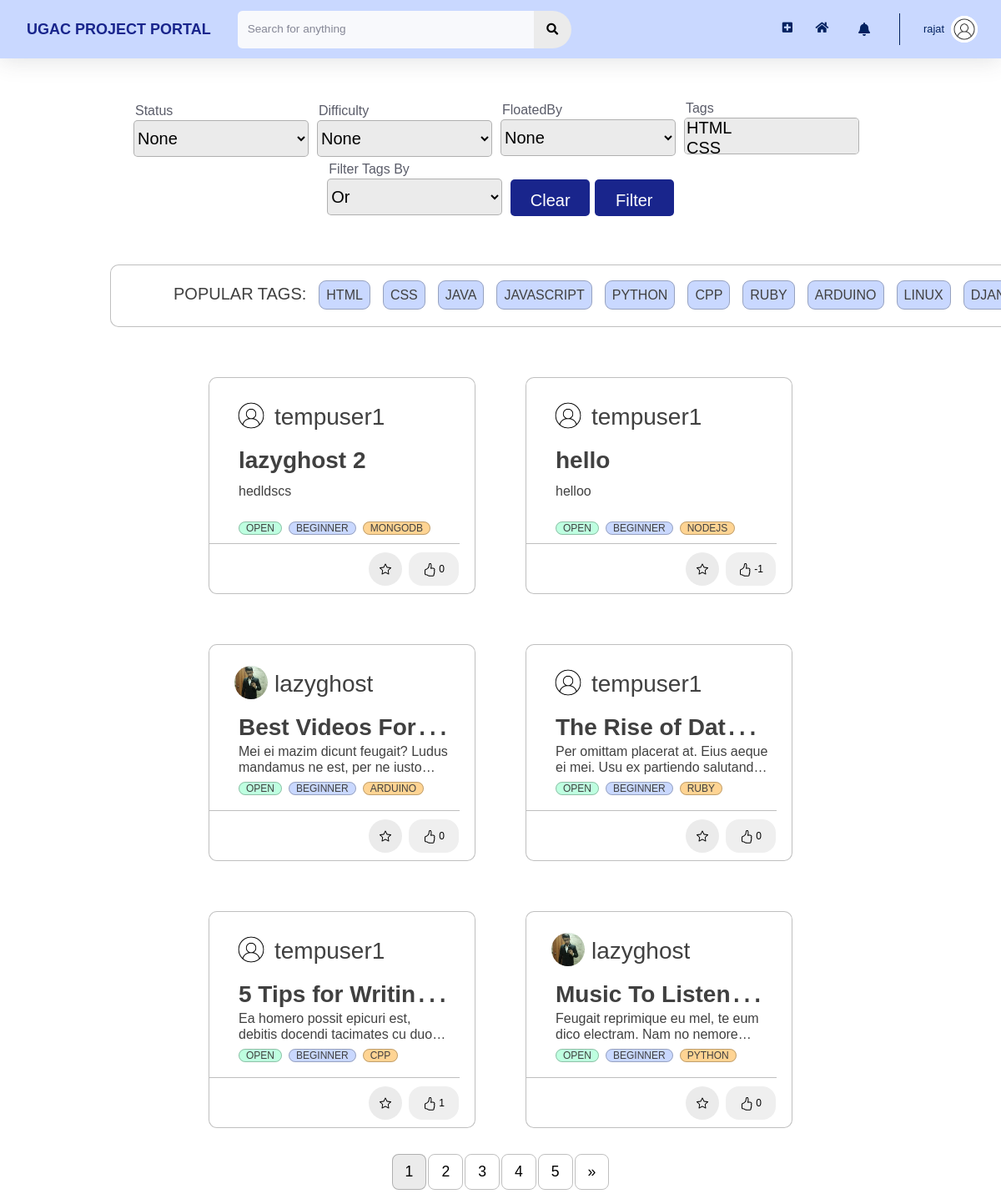
The app's page / (signed in), older data.
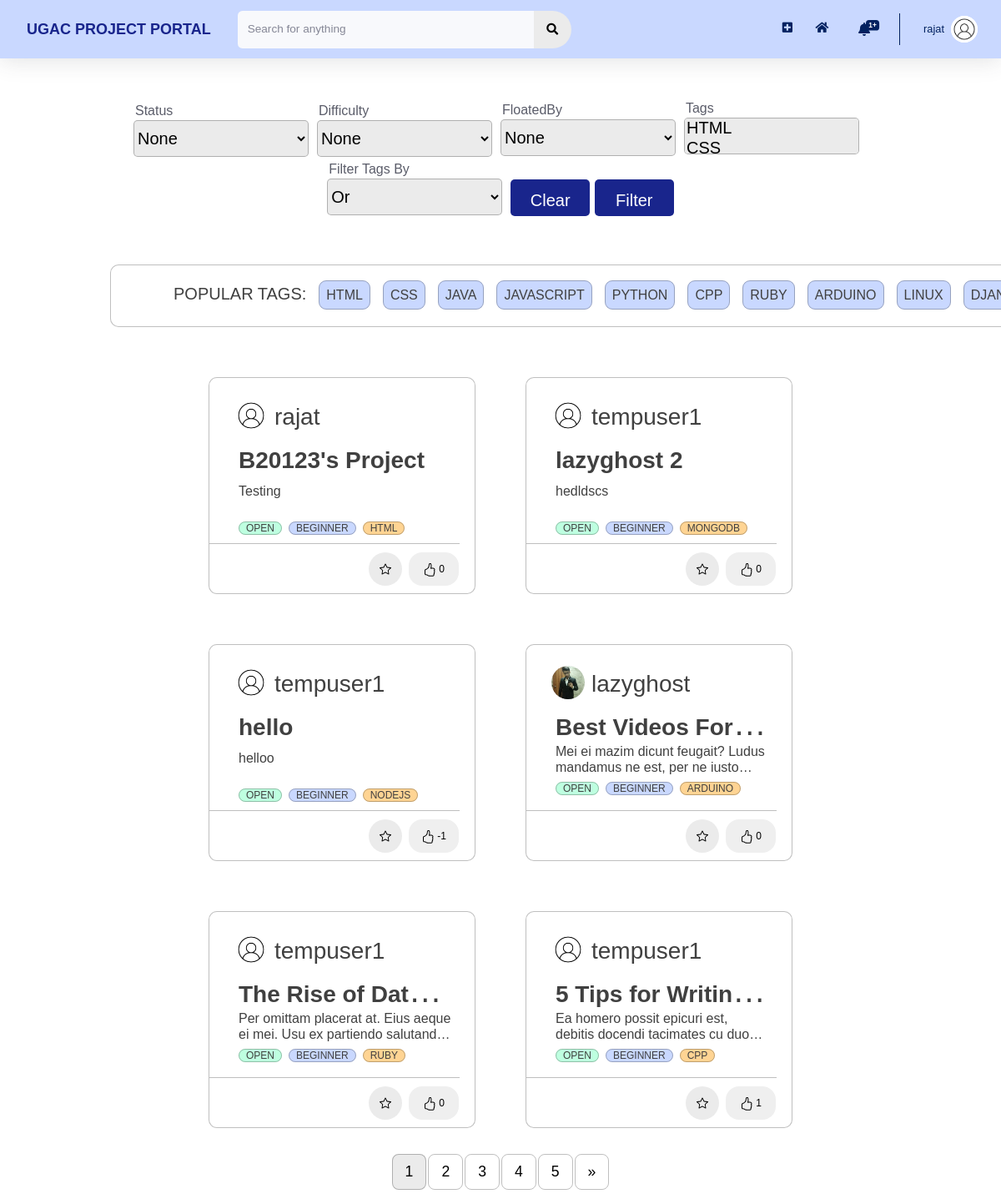
The same page, newer data.
### users/models.py (models this page shows, shortened)
class Profile(models.Model):
    user = models.OneToOneField(User, on_delete=models.CASCADE)
    image = models.ImageField(default = 'default.jpg', upload_to='profile_pics', blank=True)
    rollno = models.CharField(max_length=10)
    year = models.CharField(max_length=30, choices = YEAR_CHOICES)
    branch = models.CharField(max_length=30, choices = BRANCH_CHOICES)
    techskills = models.ManyToManyField(Tag, related_name='techskills')
    starred_projects = models.ManyToManyField(Project, related_name='starred_projects', blank = True)
    liked_projects = models.ManyToManyField(Project, related_name='liked_projects', blank = True)
    cv = models.FileField(upload_to='resumes',validators=[FileExtensionValidator(allowed_extensions=['pdf'])])
    linked_in_link = models.CharField(blank=True, max_length=100)
    portfolio_link = models.CharField(blank=True, max_length=100)
    github_link = models.CharField(blank=True, max_length=100)

### home/models.py (models this page shows, shortened)
class Tag(models.Model):
    Title = models.CharField(max_length=20)
    def __str__(self):
        return f"{self.Title}"

class Project(models.Model):
    Title = models.CharField(max_length=100)
    Description = models.TextField()
    FloatedBy = models.ForeignKey(User, on_delete=models.CASCADE,related_name="FloatedBy")
    Mentors = models.ManyToManyField(User,related_name='Mentors')
    Status = models.CharField(max_length=10, choices=STATUS_CHOICES, default='Open')
    OpenedFor = models.CharField(max_length=300)
    Difficulty = models.CharField(max_length=15, choices=DIFFICULTY_CHOICES, default='Beginner')
    PreRequisite = models.TextField()
    Tags = models.ManyToManyField(Tag, related_name='Tags')
    Duration = models.CharField(max_length=30, choices=DURATION_CHOICES)
    DatePosted = models.DateTimeField(default = timezone.now)
    SelectionCriteria = models.TextField()
    MailNotification = models.CharField(max_length=5, choices=NOTIFICATION_CHOICES,default='On')
    AlreadyApplied = models.ManyToManyField(User, related_name='AlreadyApplied', blank = True)
    Likes = models.IntegerField(default=0)

### home/decorators.py (the view)
    def wrap(request, *args, **kwargs):
        if check_user_profile(request.user):
            messages.error(request, 'Please complete your profile first.')
            return redirect(f'/profile/edit')
        else:
            return function(request, *args, **kwargs)

### home/templates/home/main.html (shortened to what this page needs)
{% extends 'home/base.html' %}
{% load static %}
{% load crispy_forms_tags %}
{% block customStylesheets %}
<link rel="stylesheet" type="text/css" href="{% static 'home/main.css' %}">
{% endblock customStylesheets %}
{% block content %}
{% block mainContentBlock %}
<div class="project_cards">
    <br>
    {% block filterBlock %}
    <form method="get" class="form-inline justify-content-lg-center h5 mb-0 text-gray-800 " style="width: 100%;">
        <div class="" style="padding-right:23px;width: 220px;">
            <label for="id_Status" style="font-size: 16px; font-weight: 300;float: left; ">Status</label>
            <select name="Status" id="id_Status" style="background-color:#EBEBEB; border: 1px solid rgba(0, 0, 0, 0.25); border-radius: 5px;width:210px; height:44px;">
                <option value="">None</option>
            </select>
        </div>
        <div class="" style="padding-right:23px; width: 220px;">
            <label for="id_Difficulty" style="font-size: 16px; font-weight: 300;float: left; ">Difficulty</label>
            <select name="Difficulty" id="id_Difficulty" style="background-color:#EBEBEB; border: 1px solid rgba(0, 0, 0, 0.25); border-radius: 5px;width:210px; height:44px;">
                <option value="">None</option>
            </select>
        </div>
        <div class="select2-selection select2-selection--single" style="padding-right:23px;width: 220px; margin-bottom: 2px;">
            <label for="id_FloatedBy" style="font-size: 16px; font-weight: 300;float: left; ">FloatedBy</label>
            <select name="FloatedBy" id="id_FloatedBy" class="searchable-select select2-selection__rendered" style="background-color:#EBEBEB; border: 1px solid rgba(0, 0, 0, 0.25); border-radius: 5px;width:210px; height:44px;">
                <option value="">None</option>
            </select>
        </div>
        <div class="" style="padding-right:23px;width: 220px; margin-bottom: 5px;">
            <label for="id_Tags" style="font-size: 16px; font-weight: 300;float: left; ">Tags</label>
            <select name="Tags" id="id_Tags" class="searchable-select-clearable select2-selection select2-selection--multiple" multiple="multiple" style="background-color:#EBEBEB; border: 1px solid rgba(0, 0, 0, 0.25); border-radius: 5px;width:210px; height:44px;">
                {% for TAG in tags %}
                <option value='{{TAG.id}}'>{{ TAG }}</option>
                {% endfor %}
            </select>
        </div>
        <div class="" style="padding-right:23px; width: 220px; margin-bottom: 5px;">
            <label for="id_FilterBy" style="font-size: 16px; font-weight: 300;float: left; ">Filter Tags By</label>
            <select name="FilterBy" id="id_FilterBy" style="background-color:#EBEBEB; border: 1px solid rgba(0, 0, 0, 0.25); border-radius: 5px;width:210px; height:44px;">
                <option value="Or" selected>Or</option>
            </select>
        </div>
        <div class="" style="padding-top: 20px;">
            <button type="button" onclick="clearFilters()" style="width: 95px; height: 44px; margin-left:0px; background: #19258C; color: white; border-radius: 5px; padding-top: 6px; border: 1px; padding-left: 12px; padding-right: 12px;">Clear</button>
            <button class="btn btn-primary" type="Submit" style="width: 95px; height: 44px; margin-left:0px; background: #19258C; color: white; border-radius: 5px; padding-top: 6px; padding-bottom: 1px;">Filter</button>
        </div>
    </form>
        <br>
    {% endblock filterBlock %}
    {% block tagsBlock %}
        <div class = "blog-container" style="flex: 1 0 45%; margin: 30px; width: 1260px; height: 75px; max-width: 1260px; margin-left: 45px; alignment: center; align-self: center; padding-top: 0px;">
        <div class="blog-tags-a" style="margin-left: 75px;">
        <br>
        <ul>
            POPULAR TAGS:
            {% for tag in common_tags %}
                <li style="margin-left: 15px;"><a href="/?Tags={{tag.id}}">{{ tag }}</a></li>
            {% endfor %}
        </ul>
        </div>
        </div>
    {% endblock tagsBlock %}
    {% block allProjectsBlock %}
    <div class="" style="display: flex; flex-wrap: wrap;justify-content:center;" id="all-projects">
        {% for project in projects %}
            <div id="projectNumber{{ project.id }}">
                <div class = "blog-container">
                    <div class="blog-header" style="display: flex; flex-wrap: wrap;">
                        <div class="blog-author--no-cover" style="background:url('{{project.FloatedBy.profile.image.url}}');background-size: cover; border-radius: 50%; display: inline-block;height: 40px;margin-right: 0.5rem;background-position: center;top: 8px;width: 40px; top: 27px; left: 28px; margin-top: 5px; ">
                        </div>
                        <span style="flex: 1 0 45%; ">
                            <h3 style="margin-top: 10px; color:#858796;"><a href="{% url 'profile' project.FloatedBy.id %}">{{project.FloatedBy}}</a></h3>
                        </span>
                    </div>
                    <div class="blog-body">
                        <div class="blog-title demo-a">
                            <h1><a href="/project/?project_id={{project.id}}">{{ project.Title }}</a></h1>
                        </div>
                        <div class="blog-summary demo-2">
                            <p>{{project.Description}}</p>
                        </div>
                        <div class="blog-tags">
                        <br class="main-br">
                            <ul>
                                <li><a href="/?Status={{project.Status}}">{{project.Status}}</a></li>
                                <li><a href="/?Difficulty={{project.Difficulty}}">{{project.Difficulty}}</a></li>
                                {% for tag in project.Tags.all %}
                                    {% if forloop.counter <= 4 %}
                                        <li>
                                            <a href="/?Tags={{tag.id}}">{{ tag }}</a>
                                        </li>
                                    {% endif %}
                                {% endfor %}
                            </ul>
                        </div>
                    </div>
                    <hr class="main-page-hr" >
                    <div class="blog-footer">
                        <ul>
                            <li>
                                {% if project.id not in projects_id.4 %}
                                    <button class="btn btn-primary btn-circle btn-block task" style="margin-left: 700px;" task = "Star" project_id={{project.id}} page_number={{projects.number}}>
                                    </button>
                                {% endif %}
                            </li>
                            <li>
                                {% if project.id not in projects_id.1 %}
                                    <button type="button" class="task" style="margin-right: 1.2rem; width: 60px;height:40px; border: none;border-radius: 16px;" task = "Like" project_id={{project.id}} page_number={{projects.number}}>
                                    {{project.Likes}}
                                    </button>
                                {% endif %}
                            </li>
                        </ul>
                    </div>
                </div>
            </div>
        {% endfor %}
    </div>
    {% endblock allProjectsBlock %}
        {% block paginationBlock %}
            {% with request.get_full_path as querystring %}
                {% if projects.has_other_pages %}
                    <ul class="pagination">
                        {% for i in projects.paginator.page_range %}
                            {% if projects.number == i %}
                                <li class = "selected">{{ i }}</li>
                            {% else %}
                                {% if 'Status' in querystring  or 'Difficulty' in querystring %}
                                    {% if 'page' in querystring %}
                                        <li><a href="{{ querystring|slice:":-1 " }}{{ i }}">{{i}}</a></li>
                                    {% else %}
                                        <li><a href="{{ querystring }}&page={{ i }}">{{i}}</a></li>
                                    {% endif %}
                                {% else %}
                                    <li><a href="/?page={{ i }}">{{i}}</a></li>
                                {% endif %}
                            {% endif %}
                        {% endfor %}
                        {% if projects.has_next %}
                            {% if 'Status' in querystring  or 'Difficulty' in querystring %}
                                {% if 'page' in querystring %}
                                    <li><a href="{{ querystring|slice:":-1 " }}{{ projects.next_page_number }}">&raquo;</a></li>
                                {% else %}
                                    <li><a href="{{ querystring }}&page={{ projects.next_page_number }}">&raquo;</a></li>
                                {% endif %}
                            {% else %}
                                <li><a href="/?page={{ projects.next_page_number }}">&raquo;</a></li>
                            {% endif %}
                        {% endif %}
                    </ul>
                {% endif %}
            {% endwith %}
        {% endblock paginationBlock %}
    {% endblock mainContentBlock %}
    {% endblock content %}

### home/templates/home/base.html (shortened to what this page needs)
{% load static %}
<!DOCTYPE html>
<html lang="en">
    <head>
        {% block stylesheets %}
        <link rel="stylesheet" type="text/css" href="{% static 'home/style.css' %}">
        <link rel="stylesheet" type="text/css" href="{% static 'home/cards.css' %}">
        {% endblock stylesheets %}
        {% block customStylesheets %}{% endblock customStylesheets %}
        {% block ajaxBlock %}
        <link href="https://cdnjs.cloudflare.com/ajax/libs/select2/4.0.3/css/select2.min.css" rel="stylesheet" />
        {% endblock ajaxBlock %}
        <link rel="stylesheet" href="https://pro.fontawesome.com/releases/v5.10.0/css/all.css" />
    </head>
    {% block mainBlock %}
    <body id="page-top">
        <div id="wrapper">
            <div id="content-wrapper" class="d-flex flex-column">
                <div id="content" style="background: white;">
                    <nav class="navbar navbar-expand navbar-light bg-white topbar mb-4 static-top shadow">
                        <div class="sidebar-brand-text mx-3" style="color: #022160; font-size: large; font-weight: bold"> <a href="/">UGAC PROJECT PORTAL</a></div>
                        <form method="POST" action="{{request.get_full_path}}" class="d-none d-sm-inline-block form-inline mr-auto ml-md-3 my-2 my-md-0 mw-100 navbar-search">
                            <div class="input-group">
                                <input type="text" class="form-control bg-light border-0 small" placeholder="Search for anything" aria-label="Search" aria-describedby="basic-addon2" name="search">
                                <div class="input-group-append">
                                    <button class="btn btn-primary" type="submit">
                                        <i class="fas fa-search fa-sm"></i>
                                    </button>
                                </div>
                            </div>
                        </form>
                        <ul class="navbar-nav ml-auto">
                            <div class="notif-tooltip">
                                <a class="nav-link" href="/project/new">
                                    <i class="fas fa-plus-square fa-sm fa-fw mr-2 text-gray-400" style="margin-top: 18px;"></i>
                                </a>
                            </div>
                            <div class="notif-tooltip">
                                <a class="nav-link" href="{% url 'home' %}" role="button" style="margin-top: 13px;">
                                    <i class="fas fa-home fa-fw fa-sm mr-2 text-gray-400"></i>
                                </a>
                            </div>
                            <li class="nav-item dropdown no-arrow mx-1">
                                <a class="nav-link dropdown-toggle notif-tooltip" id="alertsDropdown" role="button" data-toggle="dropdown" aria-haspopup="true" aria-expanded="false">
                                    <i class="fas fa-bell fa-fw"></i>
                                    {% if notifications.count != 0 %}
                                    <span class="badge badge-danger badge-counter">
                                        {{notifications.count}}+
                                    </span> {% endif %}
                                </a>
                            </li>
                            <li class="nav-item dropdown no-arrow">
                                <a class="nav-link dropdown-toggle" id="userDropdown" role="button" data-toggle="dropdown" aria-haspopup="true" aria-expanded="false">
                                    <span class="mr-2 d-none d-lg-inline text-gray-600 small">{{user.username}}</span>
                                    <img class="img-profile rounded-circle" src="{{user.profile.image.url}}">
                                </a>
                            </li>
                        </ul>
                    </nav>
                    <div class="container-fluid">
                        {% block content %}{% endblock content %}
                    </div>
                </div>
            </div>
        </div>
    </body>
    {% endblock mainBlock %}
</html>

Row changes from the older to the newer data that the page shows:
no longer on this page (row unchanged): Project: FloatedBy.profile.image (picture), FloatedBy "lazyghost", Title "Music To Listen…", Description "Feugait reprimique eu mel, te eum dico electram. Nam no…", Status "OPEN", Difficulty "BEGINNER", Likes "0", Tag (Title "PYTHON")
added Project: FloatedBy.profile.image (placeholder picture), FloatedBy "rajat", Title "B20123's Project", Description "Testing", Status "OPEN", Difficulty "BEGINNER", {{ project.id }} 40 (drawn), Likes "0", Tag (Title "HTML")
Text that changed along with them:
{{ notifications.count }}: (not shown) → "1"
